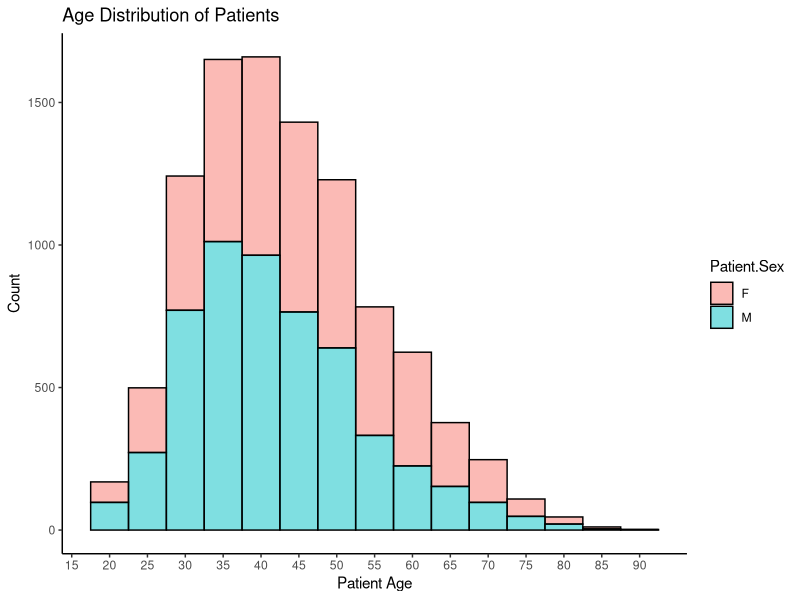
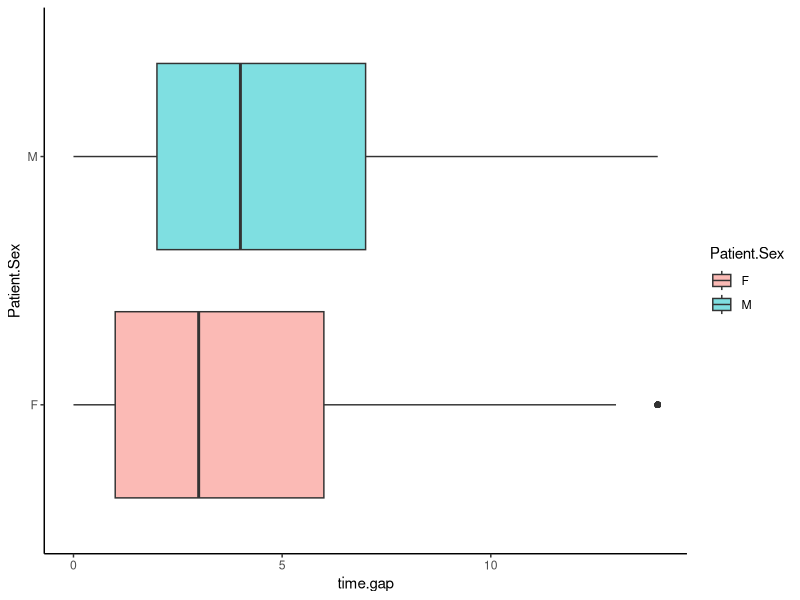
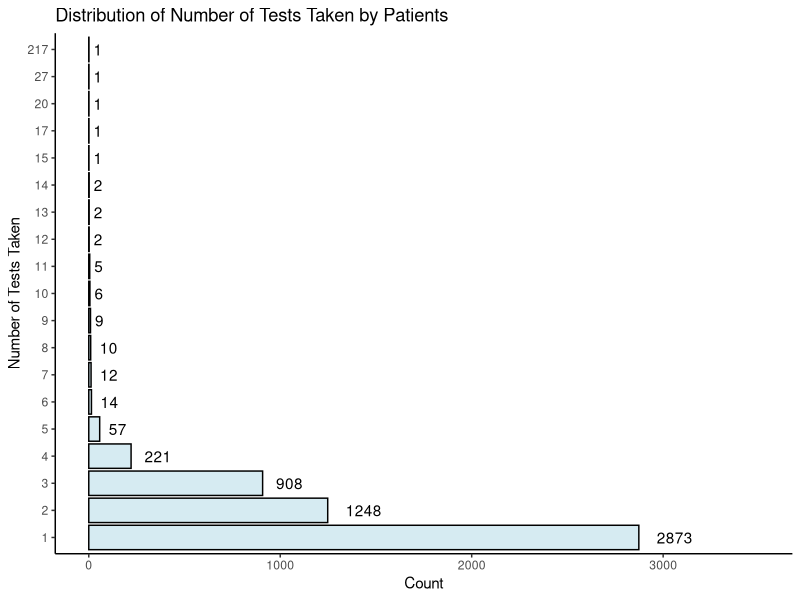
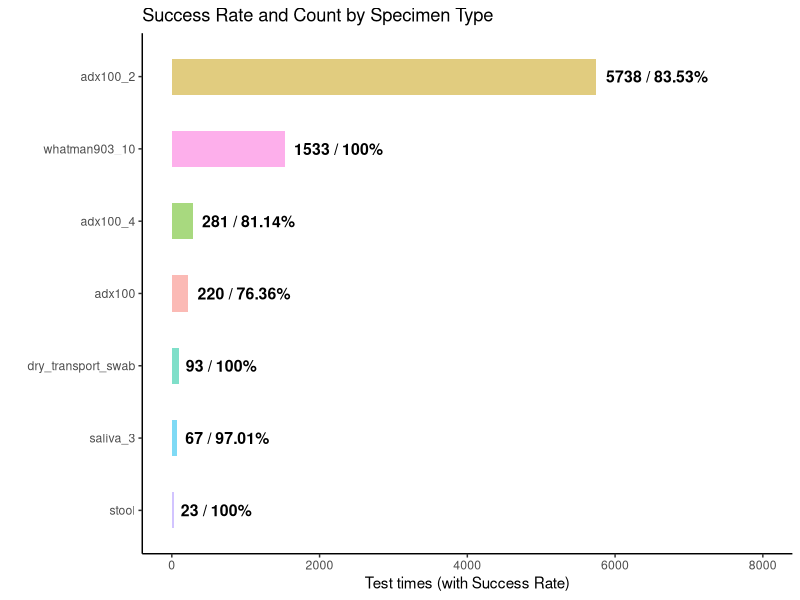
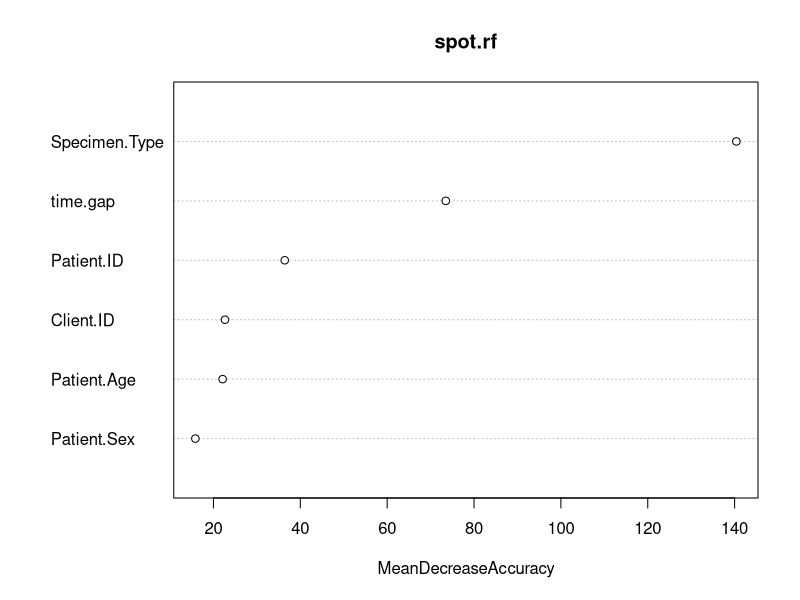

Here is the R script that generated these plots, in order:
## ---- chunk 1
rm(list = ls())
cat("\14")
library(tidyverse)
library(here)
library(lubridate)
spot <- read.csv(here("Spot Data.csv"))
## ---- chunk 2
#Rename Patient ID
spot$Patient.ID <- as.numeric(factor(spot$Patient.ID, levels=unique(spot$Patient.ID)))

#Binomial Sex
spot$Patient.Sex <- as.factor(spot$Patient.Sex)

#Dropping Redundant Predictors   
spot <- spot[,-c(5)]

#Factoring Specimen Type
spot$Specimen.Type <- as.factor(spot$Specimen.Type)

#Factoring and Renaming Client Location
spot$Client.ID <- as.factor(spot$Client.ID)
levels(spot$Client.ID) <- c("Location A","Location B","Location C","Location D","Location E","Location F",
                            "Location G","Location H","Location I","Location J","Location K","Location L",
                            "Location M","Location N","Location O","Location P","Location Q","Location R")


#Convert and Simplify Datetime Columns
datetime_cols <- c("Datetime.Kit.Delivered", "Datetime.Kit.Registered", "Datetime.Sample.Sent.In", "Datetime.Sample.Received", "Datetime.of.End.Status")
for (col in datetime_cols) {
  spot[[col]] <- as.Date(substr(spot[[col]], 1, 10), format="%Y-%m-%d")
}
## ---- chunk 3
ggplot(spot, aes(x =spot$Patient.Age, fill = Patient.Sex)) +
  geom_histogram(color = "black", alpha = 0.5, binwidth = 5) +
  theme_classic()+
  scale_x_continuous(breaks = seq(15, 90, by = 5))+
  labs(title = "Age Distribution of Patients",
       x = "Patient Age",
       y = "Count")
## ---- chunk 4
# Tableau
## ---- chunk 5
#Calculate Time Gap between Sent in and Resulted
spot$time.gap <- as.numeric(difftime(spot$Datetime.of.End.Status, spot$Datetime.Sample.Sent.In,units = "day"))

spot.clean <- spot[,-c(7,8,10)]
spot.clean <- na.omit(spot.clean)
spot.clean$End.Status[spot.clean$End.Status == "partially_resulted"] <- "resulted"
spot.clean$End.Status[spot.clean$End.Status %in% c("collected", "collection_exception","delivered","delivery_exception","received")] <- "rejected"

threshold <-  1.5*(IQR(spot.clean$time.gap))
outliers <- spot.clean$time.gap < median(spot.clean$time.gap) - threshold | spot.clean$time.gap > median(spot.clean$time.gap) + threshold
spot.clean <- spot.clean[!outliers,]


ggplot(data = spot.clean)+
  geom_boxplot(aes(x = Patient.Sex, y = time.gap, fill = Patient.Sex), alpha = 0.5)+
  coord_flip()+
  theme_classic()
## ---- chunk 6
test.duration <- spot%>%
  count(Patient.ID) 

test.duration$n <- as.factor(test.duration$n)
test.duration <- test.duration[!is.na(test.duration$n),]

ggplot(test.duration, aes(x = n)) +
  geom_bar(alpha = 0.5, color = "black", fill = "lightblue") +
  geom_text(stat = "count", aes(label = after_stat(count)), hjust = -0.5) +
  ylim(0,3500)+
  coord_flip()+
  labs(x = "Number of Tests Taken", 
       y = "Count",
       title ="Distribution of Number of Tests Taken by Patients") +
  theme_classic()

## ---- chunk 7
test.rate <- spot.clean%>%
  group_by(Specimen.Type) %>%
  summarize(Count = n(), resulted_rate = sum(End.Status == "resulted")/n())

ggplot(test.rate, aes(x = reorder(Specimen.Type,Count), y = resulted_rate, fill = Specimen.Type)) +
  geom_bar(aes(y = Count),stat = "identity", alpha = 0.5, width = 0.5) +
  geom_text(aes(label = paste0(Count, " / ",round(resulted_rate*100,2), "%"), y = Count + 1), 
            color = "black", fontface = "bold", size = 4, hjust = -0.1) +
  labs(x = "", y = "Test times (with Success Rate)", 
       title = "Success Rate and Count by Specimen Type") +
  scale_fill_discrete(name = "Specimen Type") +
  scale_y_continuous(sec.axis = sec_axis(~./max(test.rate$count), name = "Count"))+
  ylim(0,8000)+
  coord_flip()+
  theme_classic()+
  theme(legend.position = "none")

## ---- chunk 8

library(randomForest)
library(caret)

# partition
set.seed(1)

spot.df <- spot.clean[,-c(2,7,8,10)]

train.index <- sample(c(1:dim(spot.df)[1]), dim(spot.df)[1]*0.6)
train <- spot.df[train.index,]
valid <- spot.df[-train.index,]

# classification tree
#spot.ct <- rpart(End.Status ~., data = train, method="class")

# plot tree
#prp(spot.ct, type=1, extra=1, under=TRUE, split.font=1, varlen= -10)

#spot.pred <- predict(spot.ct, valid, type="class")
#confusionMatrix(spot.pred, as.factor(valid$End.Status))

# random forest
spot.rf <- randomForest(as.factor(End.Status) ~ ., data = spot.df, ntree = 500, mtry=4, nosize=5, importance=TRUE)
## ---- chunk 9

varImpPlot(spot.rf, type=1)

## ---- chunk 10

spot.rf.pred <- predict(spot.rf, valid)
confusionMatrix(spot.rf.pred, as.factor(valid$End.Status))


## ---- chunk 11


